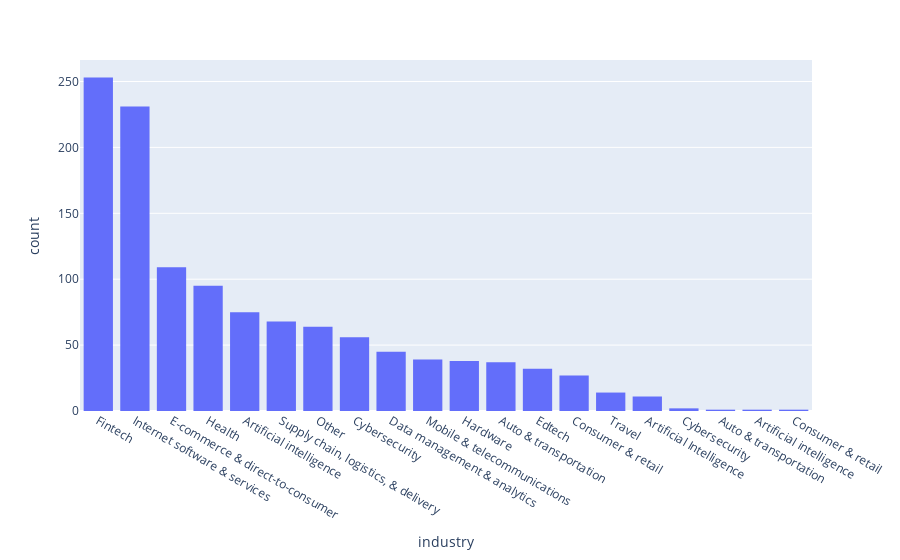

Notebook cell for this chart:
### Code cell
fig = px.histogram(df_start, x="industry", nbins= 50)
fig.update_layout(xaxis={'categoryorder': 'total descending'})
fig.show()

### Figure 1 — Plotly figure (JSON) as saved in the notebook; plotly's stock layout.template omitted (floating-point values rounded to 4 significant figures; data arrays with more than 128 entries replaced by an {"elided": "..."} marker saying what was removed)
{"data": [{"alignmentgroup": "True", "bingroup": "x", "hovertemplate": "industry=%{x}<br>count=%{y}<extra></extra>", "legendgroup": "", "marker": {"color": "#636efa"}, "name": "", "nbinsx": 50, "offsetgroup": "", "orientation": "v", "showlegend": false, "type": "histogram", "x": {"elided": "1199 str values"}, "xaxis": "x", "yaxis": "y"}], "layout": {"barmode": "relative", "legend": {"tracegroupgap": 0}, "margin": {"t": 60}, "xaxis": {"anchor": "y", "categoryorder": "total descending", "domain": [0, 1], "title": {"text": "industry"}}, "yaxis": {"anchor": "x", "domain": [0, 1], "title": {"text": "count"}}}}
